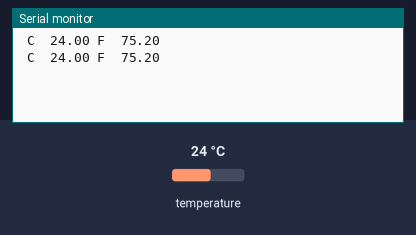
A sketch run on a simulated Arduino Uno, built with avr-gcc and run on an emulated ATmega328P. Parts: the last lines printed to the serial monitor. Inputs (shaded band) come from the test bench; at power-on: temperature 24 °C.

Above: at 3.3 s.
3.4 s: temperature set to 12 °C
At 5.4 s:
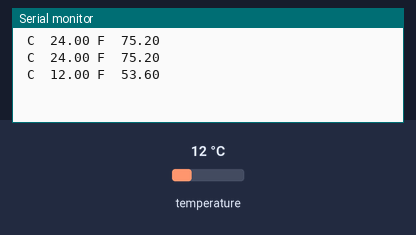
5.9 s: temperature set to 19 °C
At 6.7 s:
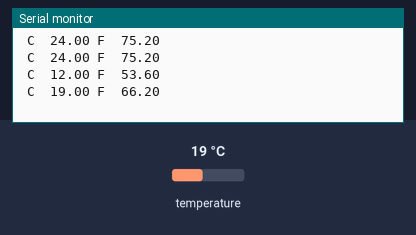
Timing chart, 0 to 8.9 s (numbered marks = the images above; inputs shaded):
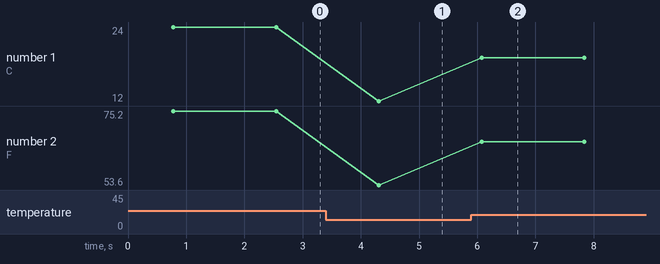

The sketch:

DS18B20-temp.ino
```cpp
#include <OneWire.h>
#include <DallasTemperature.h>

OneWire oneWire(8);
DallasTemperature temp(&oneWire);

float tc = 0;
float tf = 0;

void setup(void) {
  Serial.begin(9600);
  temp.begin();
}

void loop(void) {
  temp.requestTemperatures();
  tc = temp.getTempCByIndex(0);
  tf = temp.toFahrenheit(tc);
  Serial.print(" C  ");
  Serial.print(tc);
  Serial.print(" F  ");
  Serial.println(tf);
  delay(1000);
}
```

Measured:
- after the input at 3.4 s, the serial monitor: prints a new line after 0.91 s (image 1)
- after the input at 5.9 s, the serial monitor: prints a new line after 0.17 s (image 2)
- plotted number 1: 24 → 12 after the input at 3.4 s, 12 → 19 after the input at 5.9 s
- plotted number 2: 75.2 → 53.6 after the input at 3.4 s, 53.6 → 66.2 after the input at 5.9 s
